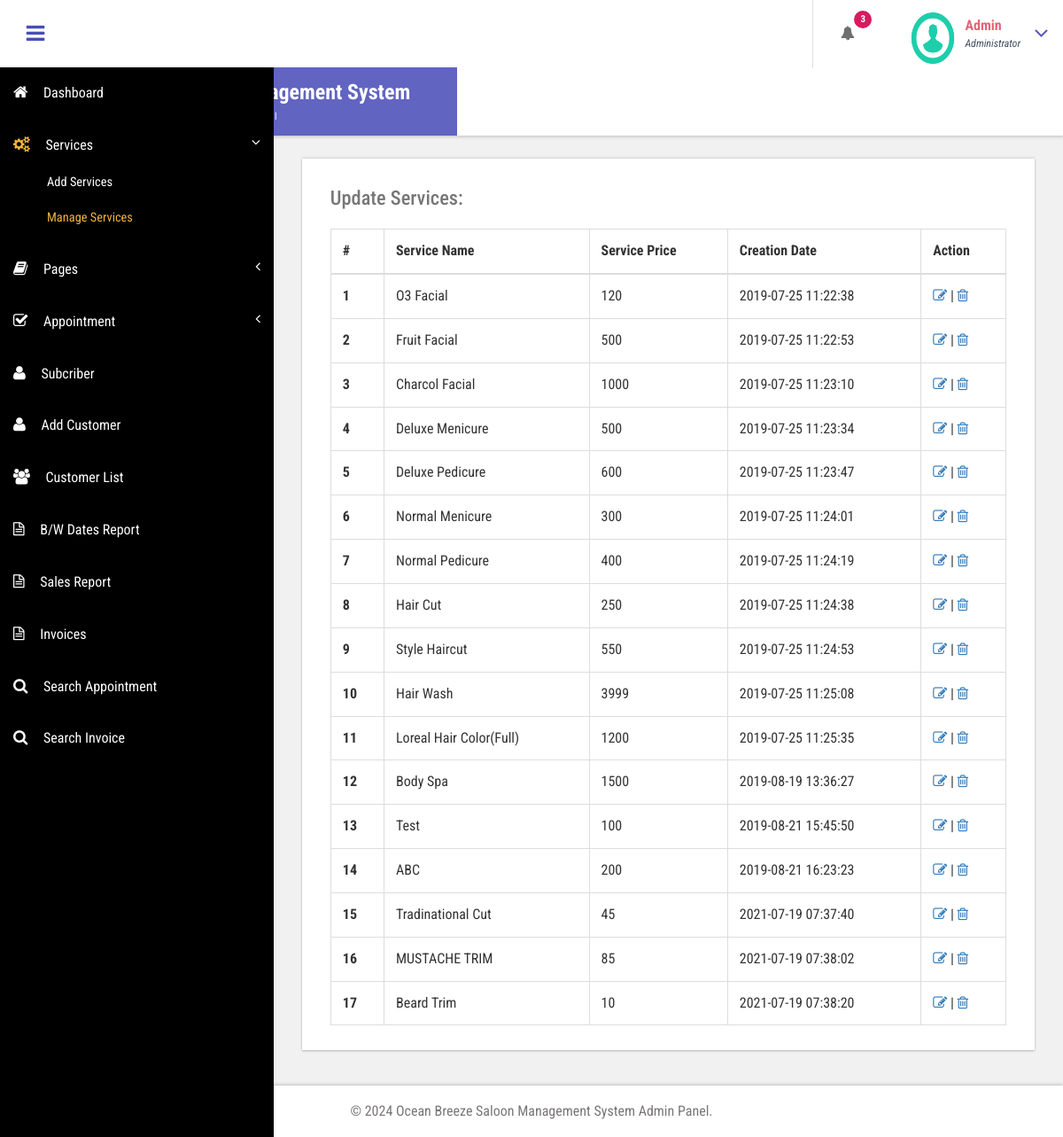
Screenshot of /admin/manage-services.php (signed in) with the database file from the repository.
### tables this page shows
CREATE TABLE `tblservices` (
  `ID` int(10) NOT NULL,
  `ServiceName` varchar(200) DEFAULT NULL,
  `Description` mediumtext DEFAULT NULL,
  `Cost` int(10) DEFAULT NULL,
  `CreationDate` timestamp NULL DEFAULT current_timestamp()
);

### admin/manage-services.php (the view, shortened to what this page needs)
<?php
include('includes/dbconnection.php');
if (strlen($_SESSION['bpmsaid']==0)) {
  header('location:logout.php');
  } else{
  ?>
<!DOCTYPE HTML>
<html>
<head>
<link href="css/bootstrap.css" rel='stylesheet' type='text/css' />
<link href="css/style.css" rel='stylesheet' type='text/css' />
<link href="css/font-awesome.css" rel="stylesheet">
<link href="css/animate.css" rel="stylesheet" type="text/css" media="all">
<link href="css/custom.css" rel="stylesheet">
</head>
<body class="cbp-spmenu-push">
	<div class="main-content">
		 <?php include_once('includes/sidebar.php');?>
		 <?php include_once('includes/header.php');?>
		<div id="page-wrapper">
			<div class="main-page">
				<div class="tables">
					<h3 class="title1">Manage Services</h3>
					<div class="table-responsive bs-example widget-shadow">
						<h4>Update Services:</h4>
						<table class="table table-bordered"> <thead> <tr> <th>#</th> <th>Service Name</th> <th>Service Price</th> <th>Creation Date</th><th>Action</th> </tr> </thead> <tbody>
<?php
$ret=mysqli_query($con,"select *from  tblservices");
$cnt=1;
while ($row=mysqli_fetch_array($ret)) {
?>
						 <tr> <th scope="row"><?php echo $cnt;?></th> <td><?php  echo $row['ServiceName'];?></td> <td><?php  echo $row['Cost'];?></td><td><?php  echo $row['CreationDate'];?></td> <td><a href="edit-services.php?editid=<?php echo $row['ID'];?>"><i class="fa fa-edit"></i></a> |
<a href="manage-services.php?action=delete&&id=<?php echo $row['ID'];?>"><i class="fa fa-trash-o" aria-hidden="true"></i></a>
						 	</td> </tr>   <?php
$cnt=$cnt+1;
}?></tbody> </table>
					</div>
				</div>
			</div>
		</div>
		 <?php include_once('includes/footer.php');?>
	</div>
</body>
</html>
<?php }  ?>

### admin/includes/header.php (shortened to what this page needs)
<div class="sticky-header header-section ">
      <div class="header-left">
        <button id="showLeftPush"><i class="fa fa-bars"></i></button>
        <div class="logo">
          <a href="index.html">
            <h1>Ocean Breeze Saloon Management System</h1>
            <span>AdminPanel</span>
          </a>
        </div>
      </div>
      <div class="header-right">
        <div class="profile_details_left">
          <ul class="nofitications-dropdown">
            <?php
$ret1=mysqli_query($con,"select ID,Name from  tblappointment where Status=''");
$num=mysqli_num_rows($ret1);
?>
            <li class="dropdown head-dpdn">
              <a href="#" class="dropdown-toggle" data-toggle="dropdown" aria-expanded="false"><i class="fa fa-bell"></i><span class="badge blue"><?php echo $num;?></span></a>
            </li>
          </ul>
          <div class="clearfix"> </div>
        </div>
        <div class="profile_details">
        <?php
$adid=$_SESSION['bpmsaid'];
$ret=mysqli_query($con,"select AdminName from tbladmin where ID='$adid'");
$row=mysqli_fetch_array($ret);
$name=$row['AdminName'];
?>
          <ul>
            <li class="dropdown profile_details_drop">
              <a href="#" class="dropdown-toggle" data-toggle="dropdown" aria-expanded="false">
                <div class="profile_img">
                  <span class="prfil-img"><img src="images/download (1).png" alt="" width="50" height="60"> </span>
                  <div class="user-name">
                    <p><?php echo $name; ?></p>
                    <span>Administrator</span>
                  </div>
                  <i class="fa fa-angle-down lnr"></i>
                  <div class="clearfix"></div>
                </div>
              </a>
            </li>
          </ul>
        </div>
      </div>
      <div class="clearfix"> </div>
    </div>

### admin/css/style.css (style rules this page uses)
h4, h5, h6, h1, h2, h3 { margin: 0; }
ul, ol { margin: 0; }
p { margin: 0; }
html, body { font-family: 'Roboto Condensed', sans-serif; font-size: 100%; overflow-x: hidden; background: #fff; }
body a { transition: 0.5s all ease; -webkit-transition: 0.5s all ease; -moz-transition: 0.5s all ease; -o-transition: 0.5s all ease; -ms-transition: 0.5s all ease; text-decoration:none; }
h1,h2,h3,h4,h5,h6 { margin:0; }
p { margin:0; }
ul,label { margin:0; padding:0; }
.main-content { position: relative; }
.sticky-header { position: fixed; top: 0; left:0px; width: 100%; z-index: 100; }
.header-section { background:#FFF; box-shadow: 1px 1px 4px rgba(0, 0, 0, 0.21); -webkit-box-shadow: 1px 1px 4px rgba(0, 0, 0, 0.21); -moz-box-shadow: 1px 1px 4px rgba(0, 0, 0, 0.21); -o-box-shadow: 1px 1px 4px rgba(0, 0, 0, 0.21); }
.header-section::after { clear: both; display: block; content: ''; }
.header-left { float: left; width: 45%; }
.header-right { float: right; }
button#showLeftPush { font-size: 1.5em; width: 80px; padding: 0.87em 0; text-align: center; cursor: pointer; float: left; color: #6F6F6F; -moz-transition: all 0.2s ease-out 0s; -webkit-transition: all 0.2s ease-out 0s; transition: all 0.2s ease-out 0s; border: none; background-color: #fff; outline:none; }
.cbp-spmenu-push { overflow-x: hidden; position: relative; }
.cbp-spmenu, .cbp-spmenu-push { -webkit-transition: all 0.3s ease; -moz-transition: all 0.3s ease; transition: all 0.3s ease; }
.cbp-spmenu-push div#page-wrapper { margin: 0 0 0 19.3em; transition:.5s all; -webkit-transition:.5s all; -moz-transition:.5s all; }
.fa { display: inline-block; font-family: FontAwesome; font-style: normal; font-weight: normal; line-height: 1; -webkit-font-smoothing: antialiased; -moz-osx-font-smoothing: grayscale; }
.logo { background: #6164C1; text-align: center; float: left; }
.logo a { padding: 0.9em 3.3em .7em; display: block; text-decoration: none; }
.logo a h1 { color: #fff; font-size: 1.5em; line-height: 1.2em; font-weight: 700; }
.logo a span { color: #F8F8F8; font-size: .7em; text-align: center; letter-spacing: 7px; }
.profile_details_left { float: left; }
li.dropdown.head-dpdn { display: inline-block; padding: 1.7em 0; border-left: 1px solid #E0E0E0; float: left; }
li.dropdown.head-dpdn a.dropdown-toggle { padding: 1.7em 2em; }
i.fa.fa-bell { color:#6F6F6F; }
.header-right span.badge { font-size: 11px; font-weight: bold; color: #FFF; background: #8BC34A; line-height: 15px; width: 20px; height: 20px; border-radius: 2em; -webkit-border-radius: 2em; -moz-border-radius: 2em; -o-border-radius: 2em; text-align: center; display: inline-block; position: absolute; top: 16%; padding: 2px 0 0; }
.header-right span.blue { background-color:#D81B60; }
.profile_details { float: right; }
.profile_details_drop a.dropdown-toggle { display:block; padding: 0.8em 3em 0 2em; }
.profile_img span.prfil-img { float:left; }
.user-name { float:left; margin-top:8px; margin-left:11px; height:35px; }
.profile_details ul li { list-style-type:none; position:relative; }
.profile_details li a i.fa.lnr { position: absolute; top: 34%; right: 8%; color: #4F52BA; font-size: 1.6em; }
.user-name p { font-size:1em; color:#DD6777; line-height:1em; font-weight:700; }
.user-name span { font-size: .75em; font-style: italic; color: #424f63; font-weight: normal; margin-top: .3em; }
.widget-shadow { background-color: #fff; box-shadow: 0 -1px 3px rgba(0,0,0,.12),0 1px 2px rgba(0,0,0,.24); -webkit-box-shadow: 0 -1px 3px rgba(0,0,0,.12),0 1px 2px rgba(0,0,0,.24); -moz-box-shadow: 0 -1px 3px rgba(0,0,0,.12),0 1px 2px rgba(0,0,0,.24); }
h3.title1 { font-size: 2em; color: #e94e02; margin-bottom: 0.8em; }
.table > thead > tr > th, .table > tbody > tr > th, .table > tfoot > tr > th, .table > thead > tr > td, .table > tbody > tr > td, .table > tfoot > tr > td { border-top: none; }
.tables h4 { font-size: 1.4em; margin-bottom: 1em; color: #777777; }
.tables .panel-body ,.tables .bs-example { padding: 2em 2em 0.5em; }
.tables .table > thead > tr > th, .tables .table > tbody > tr > th, .tables .table > tfoot > tr > th, .tables .table > thead > tr > td, .tables .table > tbody > tr > td, .tables .table > tfoot > tr > td { padding: 13px; border-top: 1px solid #E0E0E0; }
.bs-example { margin-top: 2em; }

### admin/css/custom.css (style rules this page uses)
#page-wrapper { padding:7em 2em 2.5em; background-color: #F1F1F1; }

### rows the page displays
tblservices: ServiceName "O3 Facial", Cost "120", CreationDate "2019-07-25 11:22:38"
tblservices: ServiceName "Fruit Facial", Cost "500", CreationDate "2019-07-25 11:22:53"
tblservices: ServiceName "Charcol Facial", Cost "1000", CreationDate "2019-07-25 11:23:10"
tblservices: ServiceName "Deluxe Menicure", Cost "500", CreationDate "2019-07-25 11:23:34"
tblservices: ServiceName "Deluxe Pedicure", Cost "600", CreationDate "2019-07-25 11:23:47"
tblservices: ServiceName "Normal Menicure", Cost "300", CreationDate "2019-07-25 11:24:01"
tblservices: ServiceName "Normal Pedicure", Cost "400", CreationDate "2019-07-25 11:24:19"
tblservices: ServiceName "Hair Cut", Cost "250", CreationDate "2019-07-25 11:24:38"
tblservices: ServiceName "Style Haircut", Cost "550", CreationDate "2019-07-25 11:24:53"
tblservices: ServiceName "Hair Wash", Cost "3999", CreationDate "2019-07-25 11:25:08"
tblservices: ServiceName "Loreal Hair Color(Full)", Cost "1200", CreationDate "2019-07-25 11:25:35"
tblservices: ServiceName "Body Spa", Cost "1500", CreationDate "2019-08-19 13:36:27"
tblservices: ServiceName "Test", Cost "100", CreationDate "2019-08-21 15:45:50"
tblservices: ServiceName "ABC", Cost "200", CreationDate "2019-08-21 16:23:23"
tblservices: ServiceName "Tradinational Cut", Cost "45", CreationDate "2021-07-19 07:37:40"
tblservices: ServiceName "MUSTACHE TRIM", Cost "85", CreationDate "2021-07-19 07:38:02"
tblservices: ServiceName "Beard Trim", Cost "10", CreationDate "2021-07-19 07:38:20"

### other values shown
$num "3"
$name "Admin"
